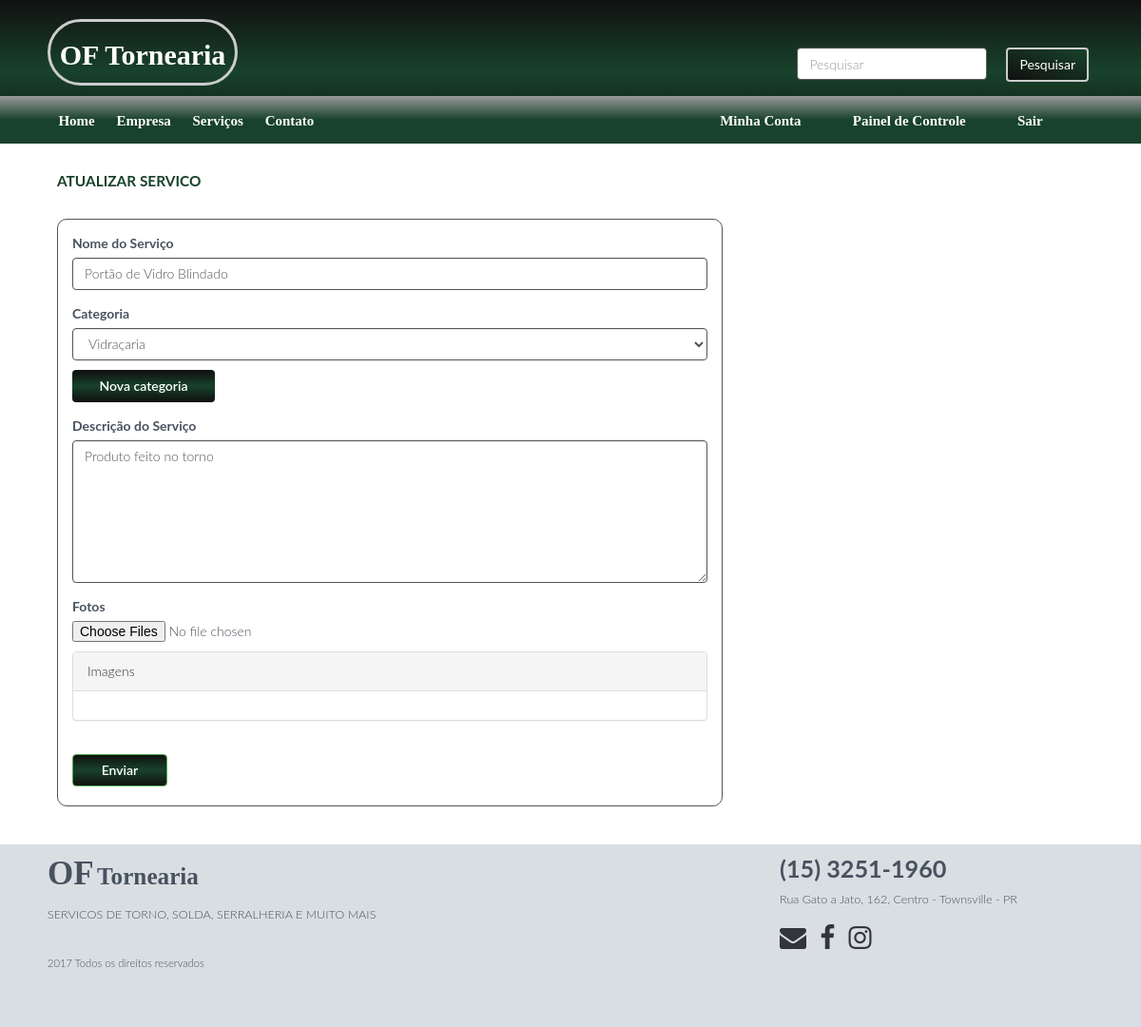
Page /altera-servico.php?id_servico=4 (signed in) on the committed database.
### tables this page shows
CREATE TABLE `servicos` (
  `id` int(11) unsigned NOT NULL AUTO_INCREMENT,
  `nome` varchar(60) DEFAULT NULL,
  `descricao` text,
  `imagem` varchar(300) DEFAULT NULL,
  `id_categoria` int(11) NOT NULL,
  PRIMARY KEY (`id`)
);

CREATE TABLE `categorias` (
  `id` int(11) NOT NULL AUTO_INCREMENT,
  `nome` varchar(60) DEFAULT NULL,
  `com_servicos` tinyint(1) DEFAULT '0',
  PRIMARY KEY (`id`)
);

### banco-servicos.php (called while the page is built, shortened)
<?php
function buscaServico($conexao,$id){
	$servico = array();
	$sql = "select s.*,c.nome as categoria from servicos s inner join categorias c on s.id_categoria = c.id where s.id = :id";
	$sql = $conexao->prepare($sql);
	$sql->bindValue(":id",$id);
	$sql->execute();
	if($sql->rowCount() > 0){
		$servico = $sql->fetch();
		$servico['imagens'] = array();
		$sql = $conexao->prepare("SELECT * FROM servicos_imagens WHERE id_servico = :id_servico");
		$sql->bindValue(":id_servico",$id);
		$sql->execute();
	}
	return $servico;
}

### banco-categoria.php (called while the page is built, shortened)
<?php
function listaCategorias($conexao){
	$categorias = array();
	$sql = "Select * from categorias order by nome";
	$resultado = $conexao->query($sql);
	if($resultado->rowCount() > 0){
		foreach($resultado->fetchAll() as $categoria){
			array_push($categorias, $categoria);
		}
	}
	else{
		echo "Sem categorias retornadas";
	}
	return $categorias;
}

### altera-servico.php (the view, shortened to what this page needs)
<?php
	require_once 'conecta.php';
	require_once 'banco-categoria.php';
	require_once 'banco-servicos.php';
	$css = '<link rel="stylesheet" type="text/css" href="css/adiciona.css">';
	require_once 'cabecalho.php';
	if(isset($_GET['id_servico']) && !empty($_GET['id_servico'])){
		$id = $_GET['id_servico'];
	}
	else{
		header("Location: painel-controle.php");
		$_SESSION['erro'] = 'Serviço não encontrado';
		exit;
	}
	$servico = buscaServico($conexao,$id);
	$categorias = listaCategorias($conexao);
 ?>
 <div class="conteudo">
 	 <h2 class="titulo">Atualizar Servico</h2>
 	 <div class="row formulario">
 	 	<div class="col-sm-12">
			<form  method="post" enctype="multipart/form-data" >
				<fieldset>
					<label for="nome">Nome do Serviço</label>
					<input type="text" name="nome" class="form-control" value="<?=$servico['nome']?>"  required>
					<label>Categoria</label>
					<select class="form-control" name="categoria" id="select_categoria">
						<?php
							foreach($categorias as $categoria) :?>
							<option value="<?=$categoria['id']?>" <?=($servico['id_categoria'] == $categoria['id']) ? 'selected="selected"':""?>><?=$categoria['nome']?></option>
						<?php
							endforeach;
						?>
					</select>
					<a class="btn btn-padrao" id="btn_add_categoria">Nova categoria</a>
					<label>Descrição do Serviço</label>
					<textarea required name="descricao" class="form-control" ><?=$servico['descricao']?></textarea>
					<div class="form-group">
						<label for="fotos">Fotos</label><br>
						<input type="file" name="fotos[]" multiple>
						<div class="panel panel-default">
						<div class="panel-heading">Imagens</div>
						<div class="panel-body">
						</div>
					</div>
					</div>
					<button type="submit" class="btn btn-success btn-padrao">Enviar</button>
				</fieldset>
			</form>
 	 	</div>
 	 </div>
 </div>
<?php require_once 'rodape.php';

### css/estilo.css (style rules this page uses)
* { margin: 0; padding: 0; font-size: 100%; border: none; outline: none; font-weight: 300; box-sizing: border-box; font-family: 'Lato',sans-serif; }
a { text-decoration: none; }
html, body { width: 100%; height: 100%; }
body { color: #47525E; }
h2 { color: #18422B; text-transform: uppercase; font-size: 1.1em; font-weight: bold; margin-top: 2em; margin-bottom: 2em; }
.btn-padrao { background: #18422B; background: linear-gradient(to top, #111, #18422B,#111); color: #fff; font-weight: 600; }
@media (min-width: 960px) { .conteudo { width: 910px; margin: auto; max-height: 100%; } }
@media (min-width: 1200px) { .conteudo { width: 1100px; margin: auto; } }

### css/adiciona.css (style rules this page uses)
.formulario,.titulo { margin-left: 10px; }
.formulario { font-size: 14px; font-weight: bold; margin-bottom: 40px; padding-bottom: 20px; border-radius: 10px; width:700px; }
.formulario label { font-weight: bold; }
.formulario label,.formulario button { margin-top: 15px; }
.formulario button { width: 100px; }
#btn_add_categoria { margin-top: 10px; display: block; width: 150px; }
.formulario textarea { height: 150px; }
.form-control,.formulario { border: 1px solid #555; }
.panel { margin-top: 10px; margin-left: auto; margin-right: auto; }

### rows in the picture
servicos: nome "Portão de Vidro Blindado", categoria "Vidraçaria", descricao "Produto feito no torno"
